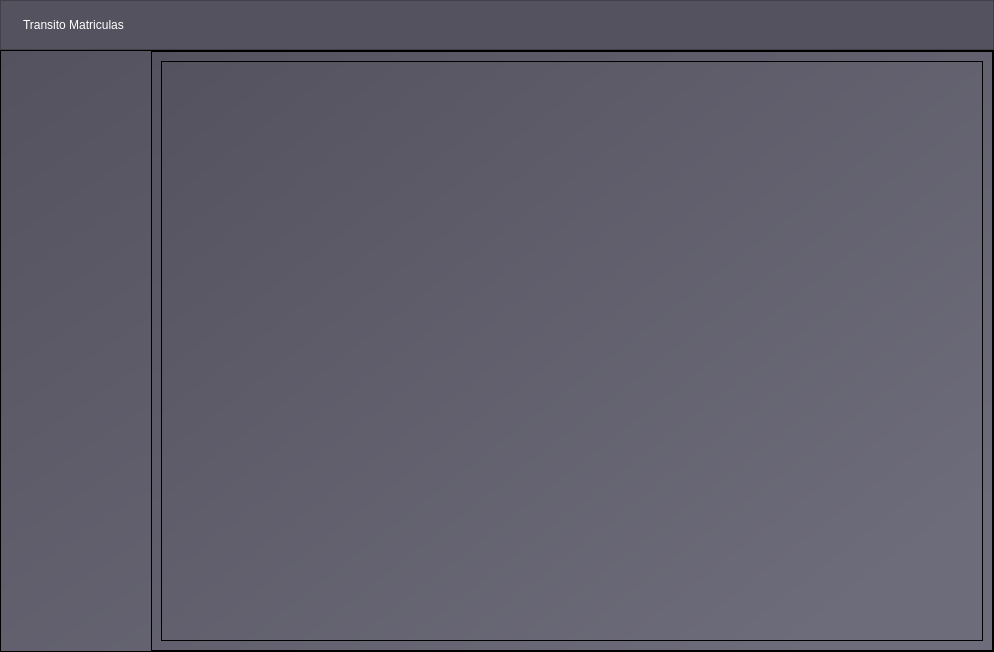
<?xml version="1.0" encoding="UTF-8"?>
<ui version="4.0">
 <class>MainWindow</class>
 <widget class="QMainWindow" name="MainWindow">
  <property name="geometry">
   <rect>
    <x>0</x>
    <y>0</y>
    <width>994</width>
    <height>652</height>
   </rect>
  </property>
  <property name="windowTitle">
   <string>MainWindow</string>
  </property>
  <property name="styleSheet">
   <string notr="true">QWidget {
background-color: qlineargradient(spread:pad, x1:0, y1:0, x2:0.93, y2:0.840909, stop:0 rgba(85, 82, 95, 255), stop:1 rgba(109, 108, 122, 255));
}</string>
  </property>
  <widget class="QWidget" name="centralwidget">
   <layout class="QVBoxLayout" name="verticalLayout">
    <property name="spacing">
     <number>0</number>
    </property>
    <property name="leftMargin">
     <number>0</number>
    </property>
    <property name="topMargin">
     <number>0</number>
    </property>
    <property name="rightMargin">
     <number>0</number>
    </property>
    <property name="bottomMargin">
     <number>0</number>
    </property>
    <item>
     <widget class="QFrame" name="title_frame">
      <property name="minimumSize">
       <size>
        <width>0</width>
        <height>50</height>
       </size>
      </property>
      <property name="maximumSize">
       <size>
        <width>16777215</width>
        <height>50</height>
       </size>
      </property>
      <property name="styleSheet">
       <string notr="true">background-color: rgba(85, 82, 95, 255);</string>
      </property>
      <property name="frameShape">
       <enum>QFrame::StyledPanel</enum>
      </property>
      <property name="frameShadow">
       <enum>QFrame::Raised</enum>
      </property>
      <layout class="QHBoxLayout" name="horizontalLayout">
       <item>
        <widget class="QLabel" name="imagen_logo">
         <property name="text">
          <string/>
         </property>
         <property name="pixmap">
          <pixmap>VLC.png</pixmap>
         </property>
        </widget>
       </item>
       <item>
        <widget class="QLabel" name="label">
         <property name="styleSheet">
          <string notr="true">font: 10pt &quot;Century Gothic&quot;;
color: rgb(255, 255, 255);</string>
         </property>
         <property name="text">
          <string>Transito Matriculas</string>
         </property>
        </widget>
       </item>
       <item>
        <spacer name="horizontalSpacer">
         <property name="orientation">
          <enum>Qt::Horizontal</enum>
         </property>
         <property name="sizeHint" stdset="0">
          <size>
           <width>776</width>
           <height>20</height>
          </size>
         </property>
        </spacer>
       </item>
      </layout>
     </widget>
    </item>
    <item>
     <widget class="QFrame" name="body_frame">
      <property name="frameShape">
       <enum>QFrame::StyledPanel</enum>
      </property>
      <property name="frameShadow">
       <enum>QFrame::Raised</enum>
      </property>
      <layout class="QHBoxLayout" name="horizontalLayout_2">
       <property name="spacing">
        <number>0</number>
       </property>
       <property name="leftMargin">
        <number>0</number>
       </property>
       <property name="topMargin">
        <number>0</number>
       </property>
       <property name="rightMargin">
        <number>0</number>
       </property>
       <property name="bottomMargin">
        <number>0</number>
       </property>
       <item>
        <widget class="QFrame" name="menu_frame">
         <property name="minimumSize">
          <size>
           <width>150</width>
           <height>0</height>
          </size>
         </property>
         <property name="maximumSize">
          <size>
           <width>150</width>
           <height>16777215</height>
          </size>
         </property>
         <property name="styleSheet">
          <string notr="true">background-color: rgba(255, 255, 255, 0);</string>
         </property>
         <property name="frameShape">
          <enum>QFrame::StyledPanel</enum>
         </property>
         <property name="frameShadow">
          <enum>QFrame::Raised</enum>
         </property>
        </widget>
       </item>
       <item>
        <widget class="QFrame" name="tree_frame">
         <property name="minimumSize">
          <size>
           <width>400</width>
           <height>600</height>
          </size>
         </property>
         <property name="frameShape">
          <enum>QFrame::StyledPanel</enum>
         </property>
         <property name="frameShadow">
          <enum>QFrame::Raised</enum>
         </property>
         <layout class="QVBoxLayout" name="verticalLayout_2">
          <item>
           <widget class="QTreeView" name="treeView"/>
          </item>
         </layout>
        </widget>
       </item>
      </layout>
     </widget>
    </item>
   </layout>
  </widget>
 </widget>
 <resources/>
 <connections/>
</ui>
